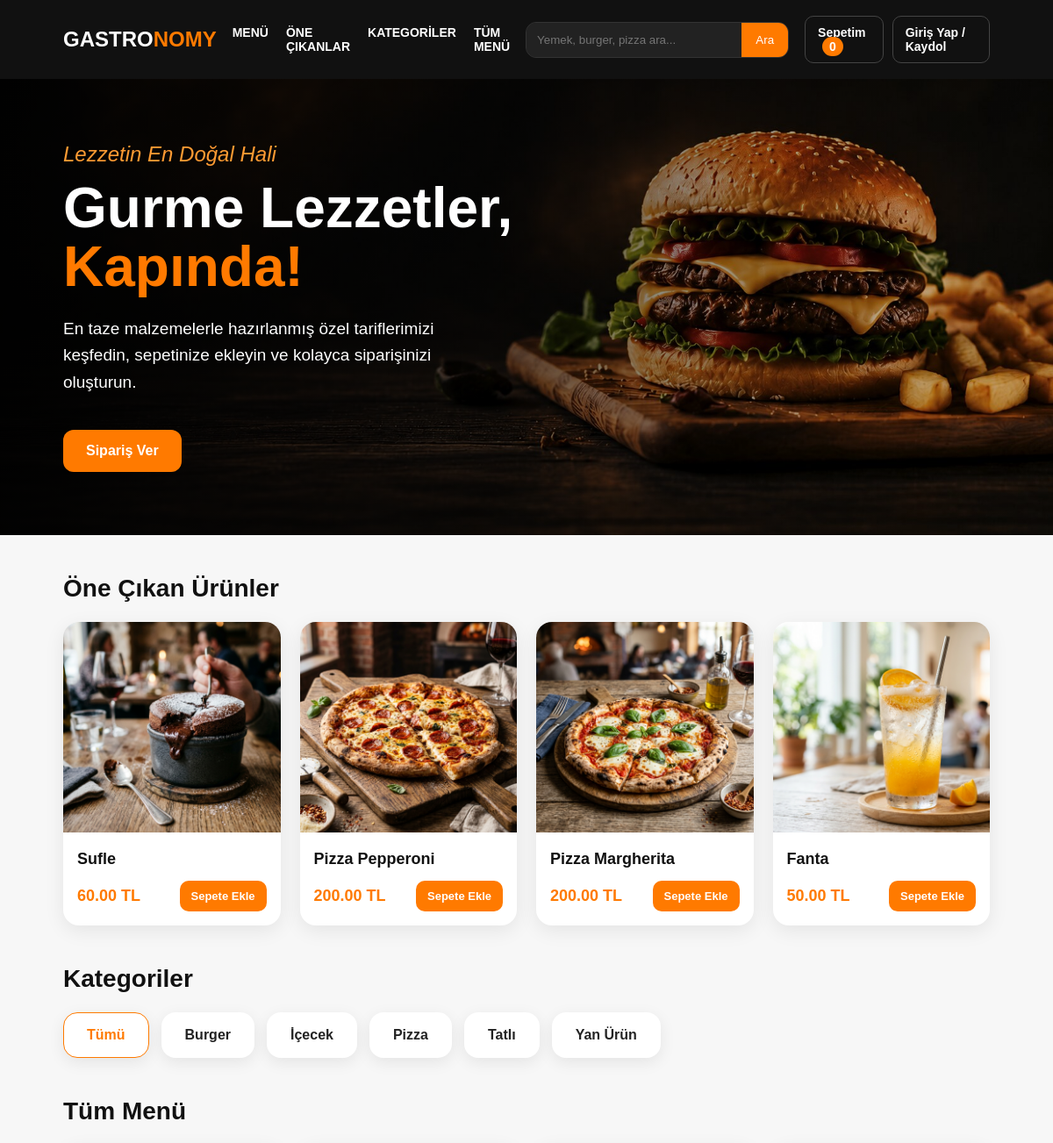
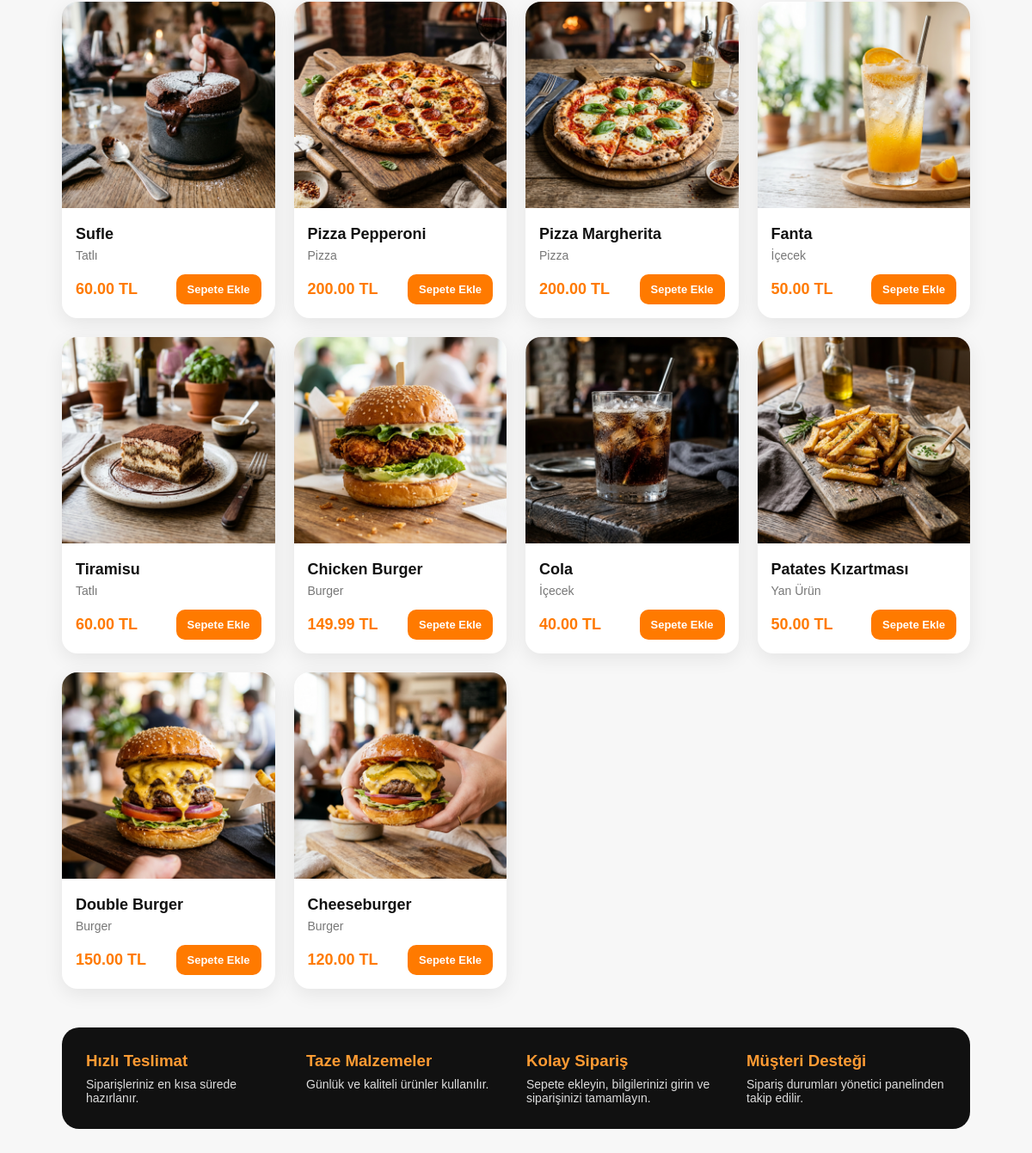
/urunler.php, run on the app's committed database (2 pictures, top to bottom).
### tables this page shows
CREATE TABLE `urunler` (
  `id` int(11) NOT NULL,
  `urun_adi` varchar(100) NOT NULL,
  `kategori` varchar(50) DEFAULT NULL,
  `aciklama` text DEFAULT NULL,
  `fiyat` decimal(10,2) NOT NULL,
  `gorsel_yolu` varchar(255) DEFAULT NULL,
  `stok_durumu` tinyint(1) DEFAULT 1,
  `stok_miktari` int(11) NOT NULL DEFAULT 10
);

### urunler.php (the view, shortened to what this page needs)
<?php
include "db.php";
$kategori = $_GET["kategori"] ?? "Tümü";
$arama = trim($_GET["arama"] ?? "");
$aramaYapildi = $arama !== "";
$kategorilerResult = $conn->query("SELECT DISTINCT kategori FROM urunler ORDER BY kategori ASC");
if ($kategori !== "Tümü" && $arama !== "") {
    $stmt = $conn->prepare("SELECT * FROM urunler WHERE kategori = ? AND urun_adi LIKE ? ORDER BY id DESC");
    $like = "%".$arama."%";
    $stmt->bind_param("ss", $kategori, $like);
    $stmt->execute();
    $result = $stmt->get_result();
} elseif ($kategori !== "Tümü") {
    $stmt = $conn->prepare("SELECT * FROM urunler WHERE kategori = ? ORDER BY id DESC");
    $stmt->bind_param("s", $kategori);
    $stmt->execute();
    $result = $stmt->get_result();
} elseif ($arama !== "") {
    $stmt = $conn->prepare("SELECT * FROM urunler WHERE urun_adi LIKE ? ORDER BY id DESC");
    $like = "%".$arama."%";
    $stmt->bind_param("s", $like);
    $stmt->execute();
    $result = $stmt->get_result();
} else {
    $result = $conn->query("SELECT * FROM urunler ORDER BY id DESC");
}
$featured = $conn->query("SELECT * FROM urunler WHERE stok_miktari > 0 ORDER BY id DESC LIMIT 4");
$sepetAdet = isset($_SESSION["cart"]) ? array_sum(array_column($_SESSION["cart"], "adet")) : 0;
?>
<!DOCTYPE html>
<html lang="tr">
<head>
</head>
<body>
<nav class="navbar">
    <div class="logo">GASTRO<span>NOMY</span></div>
    <div class="nav-links">
        <a href="#top">MENÜ</a>
        <a href="#one-cikanlar">ÖNE ÇIKANLAR</a>
        <a href="#kategoriler">KATEGORİLER</a>
        <a href="#menu">TÜM MENÜ</a>
    </div>
    <form class="search-box" method="get" action="urunler.php#menu">
        <input type="text" name="arama" placeholder="Yemek, burger, pizza ara..." value="<?php echo htmlspecialchars($arama); ?>">
        <button type="submit">Ara</button>
    </form>
    <div class="right-menu">
        <a class="cart-btn" href="sepet.php">Sepetim <span class="cart-count"><?php echo $sepetAdet; ?></span></a>
        <?php if (isset($_SESSION["user_id"])): ?>
            <a class="login-btn" href="profil.php">
                <?php echo htmlspecialchars($_SESSION["user_name"]); ?>
            </a>
            <a class="login-btn" href="user-logout.php">Çıkış</a>
        <?php else: ?>
            <a class="login-btn" href="login.php">Giriş Yap / Kaydol</a>
        <?php endif; ?>
    </div>
</nav>
<?php if (!$aramaYapildi): ?>
<section class="hero">
    <div class="hero-content">
        <div class="small">Lezzetin En Doğal Hali</div>
        <h1>Gurme Lezzetler,<br><span>Kapında!</span></h1>
        <p>En taze malzemelerle hazırlanmış özel tariflerimizi keşfedin, sepetinize ekleyin ve kolayca siparişinizi oluşturun.</p>
        <a class="hero-btn" href="#menu">Sipariş Ver</a>
    </div>
</section>
<?php endif; ?>
<?php if (!$aramaYapildi): ?>
<section id="one-cikanlar" class="container">
    <div class="section-head">
        <h2>Öne Çıkan Ürünler</h2>
    </div>
    <div class="featured-grid">
        <?php if ($featured && $featured->num_rows > 0): ?>
            <?php while ($row = $featured->fetch_assoc()): ?>
                <?php
                    $urunId = (int)$row["id"];
                    $stokMiktari = (int)$row["stok_miktari"];
                    $sepettekiAdet = isset($_SESSION["cart"][$urunId]) ? (int)$_SESSION["cart"][$urunId]["adet"] : 0;
                    $kalanStok = $stokMiktari - $sepettekiAdet;
                ?>
                <div class="product-card">
                    <?php if (!empty($row["gorsel_yolu"])): ?>
                        <img src="<?php echo htmlspecialchars($row["gorsel_yolu"]); ?>" alt="<?php echo htmlspecialchars($row["urun_adi"]); ?>">
                    <?php endif; ?>
                    <div class="product-body">
                        <div class="product-title"><?php echo htmlspecialchars($row["urun_adi"]); ?></div>
                        <div class="product-bottom">
                            <div class="price"><?php echo number_format((float)$row["fiyat"], 2); ?> TL</div>
                            <?php if ($kalanStok > 0): ?>
                                <a class="btn" href="sepete-ekle.php?id=<?php echo $urunId; ?>">Sepete Ekle</a>
                            <?php else: ?>
                                <span class="btn btn-disabled">Tükendi</span>
                            <?php endif; ?>
                        </div>
                    </div>
                </div>
            <?php endwhile; ?>
        <?php endif; ?>
    </div>
</section>
<?php endif; ?>
<?php if (!$aramaYapildi): ?>
<section id="kategoriler" class="container">
    <div class="section-head">
        <h2>Kategoriler</h2>
    </div>
    <div class="filters">
        <a class="filter-btn <?php echo $kategori === 'Tümü' ? 'active' : ''; ?>" href="urunler.php#menu">Tümü</a>
        <?php if ($kategorilerResult && $kategorilerResult->num_rows > 0): ?>
            <?php while ($kat = $kategorilerResult->fetch_assoc()): ?>
                <a class="filter-btn <?php echo $kategori === $kat["kategori"] ? 'active' : ''; ?>"
                   href="urunler.php?kategori=<?php echo urlencode($kat["kategori"]); ?>#menu">
                    <?php echo htmlspecialchars($kat["kategori"]); ?>
                </a>
            <?php endwhile; ?>
        <?php endif; ?>
    </div>
</section>
<?php endif; ?>
<section id="menu" class="container">
    <div class="section-head">
        <h2>
            <?php if ($aramaYapildi): ?>
                "<?php echo htmlspecialchars($arama); ?>" için arama sonuçları
            <?php else: ?>
                Tüm Menü
            <?php endif; ?>
        </h2>
    </div>
    <div class="product-grid">
        <?php if ($result && $result->num_rows > 0): ?>
            <?php while ($row = $result->fetch_assoc()): ?>
                <?php
                    $urunId = (int)$row["id"];
                    $stokMiktari = (int)$row["stok_miktari"];
                    $sepettekiAdet = isset($_SESSION["cart"][$urunId]) ? (int)$_SESSION["cart"][$urunId]["adet"] : 0;
                    $kalanStok = $stokMiktari - $sepettekiAdet;
                ?>
                <div class="product-card" id="urun-<?php echo $urunId; ?>">
                    <?php if (!empty($row["gorsel_yolu"])): ?>
                        <img src="<?php echo htmlspecialchars($row["gorsel_yolu"]); ?>" alt="<?php echo htmlspecialchars($row["urun_adi"]); ?>">
                    <?php endif; ?>
                    <div class="product-body">
                        <div class="product-title"><?php echo htmlspecialchars($row["urun_adi"]); ?></div>
                        <div class="category"><?php echo htmlspecialchars($row["kategori"]); ?></div>
                        <div class="product-bottom">
                            <div class="price"><?php echo number_format((float)$row["fiyat"], 2); ?> TL</div>
                            <?php if ($kalanStok > 0): ?>
                                <a class="btn" href="sepete-ekle.php?id=<?php echo $urunId; ?>&return=<?php echo urlencode($_SERVER['REQUEST_URI'] . '#urun-' . $urunId); ?>">Sepete Ekle</a>
                            <?php else: ?>
                                <span class="btn btn-disabled">Tükendi</span>
                            <?php endif; ?>
                        </div>
                    </div>
                </div>
            <?php endwhile; ?>
        <?php else: ?>
            <p>Ürün bulunamadı.</p>
        <?php endif; ?>
    </div>
    <div class="features">
        <div class="feature">
            <h3>Hızlı Teslimat</h3>
            <p>Siparişleriniz en kısa sürede hazırlanır.</p>
        </div>
        <div class="feature">
            <h3>Taze Malzemeler</h3>
            <p>Günlük ve kaliteli ürünler kullanılır.</p>
        </div>
        <div class="feature">
            <h3>Kolay Sipariş</h3>
            <p>Sepete ekleyin, bilgilerinizi girin ve siparişinizi tamamlayın.</p>
        </div>
        <div class="feature">
            <h3>Müşteri Desteği</h3>
            <p>Sipariş durumları yönetici panelinden takip edilir.</p>
        </div>
    </div>
</section>
</body>
</html>

### urunler.php (style rules this page uses)
* { box-sizing: border-box; }
body { margin: 0; font-family: Arial, sans-serif; background: #f7f7f7; color: #111; }
.navbar { background: #111; color: white; padding: 18px 6%; display: flex; align-items: center; justify-content: space-between; gap: 18px; position: sticky; top: 0; z-index: 100; }
.logo { font-size: 24px; font-weight: bold; }
.logo span { color: #ff7a00; }
.nav-links { display: flex; gap: 20px; }
.nav-links a { color: white; text-decoration: none; font-size: 14px; font-weight: bold; }
.search-box { display: flex; background: #222; border: 1px solid #333; border-radius: 12px; overflow: hidden; min-width: 300px; }
.search-box input { flex: 1; padding: 12px; border: none; outline: none; background: #222; color: white; }
.search-box button { border: none; background: #ff7a00; color: white; padding: 0 16px; cursor: pointer; }
.right-menu { display: flex; align-items: center; gap: 10px; }
.cart-btn, .login-btn { color: white; text-decoration: none; border: 1px solid #444; padding: 10px 14px; border-radius: 10px; font-size: 14px; font-weight: bold; }
.cart-count { background: #ff7a00; padding: 3px 8px; border-radius: 20px; margin-left: 5px; }
.hero { width: 100%; height: 520px; max-height: 520px; background: linear-gradient(90deg, rgba(0,0,0,0.92), rgba(0,0,0,0.55), rgba(0,0,0,0.15)), url("images/Hero/hero-burger.jpg") center center / cover no-repeat; display: flex; align-items: center; padding: 70px 6%; color: white; }
.hero-content { max-width: 620px; }
.hero-content .small { color: #ff9b33; font-size: 24px; font-style: italic; margin-bottom: 14px; }
.hero-content h1 { font-size: 64px; line-height: 1.05; margin: 0 0 22px; }
.hero-content h1 span { color: #ff7a00; }
.hero-content p { font-size: 19px; line-height: 1.6; max-width: 500px; }
.hero-btn { display: inline-block; margin-top: 20px; background: #ff7a00; color: white; padding: 15px 26px; text-decoration: none; border-radius: 12px; font-weight: bold; }
.container { width: 88%; margin: 45px auto; }
.section-head { display: flex; justify-content: space-between; align-items: center; margin-bottom: 22px; }
.section-head h2 { margin: 0; font-size: 28px; }
.featured-grid, .product-grid { display: grid; grid-template-columns: repeat(4, 1fr); gap: 22px; }
.product-card { background: white; border-radius: 18px; overflow: hidden; box-shadow: 0 6px 22px rgba(0,0,0,0.08); transition: 0.2s; }
.product-card img { width: 100%; height: 240px; object-fit: cover; }
.product-body { padding: 16px; }
.product-title { font-size: 18px; font-weight: bold; margin-bottom: 6px; }
.category { color: #777; font-size: 14px; margin-bottom: 8px; }
.product-bottom { display: flex; align-items: center; justify-content: space-between; margin-top: 14px; gap: 10px; }
.price { color: #ff7a00; font-size: 18px; font-weight: bold; }
.btn { background: #ff7a00; color: white; text-decoration: none; border-radius: 10px; padding: 10px 13px; font-size: 13px; font-weight: bold; white-space: nowrap; }
.filters { display: flex; flex-wrap: wrap; gap: 14px; }
.filter-btn { background: white; color: #222; text-decoration: none; padding: 16px 26px; border-radius: 16px; box-shadow: 0 5px 18px rgba(0,0,0,0.08); border: 1px solid transparent; font-weight: bold; }
.filter-btn.active { border-color: #ff7a00; color: #ff7a00; }
.features { background: #111; color: white; border-radius: 20px; padding: 28px; display: grid; grid-template-columns: repeat(4, 1fr); gap: 24px; margin-top: 45px; }
.feature h3 { color: #ff9b33; margin: 0 0 8px; }
.feature p { margin: 0; color: #ddd; font-size: 14px; }
html { scroll-behavior: smooth; }
section { scroll-margin-top: 200px; }

### data on the page
urunler: shows a picture, urun_adi "Sufle", fiyat "60.00", kategori "Tatlı"
urunler: shows a picture, urun_adi "Pizza Pepperoni", fiyat "200.00", kategori "Pizza"
urunler: shows a picture, urun_adi "Pizza Margherita", fiyat "200.00", kategori "Pizza"
urunler: shows a picture, urun_adi "Fanta", fiyat "50.00", kategori "İçecek"
urunler: shows a picture, urun_adi "Tiramisu", kategori "Tatlı", fiyat "60.00"
urunler: shows a picture, urun_adi "Chicken Burger", kategori "Burger", fiyat "149.99"
urunler: shows a picture, urun_adi "Cola", kategori "İçecek", fiyat "40.00"
urunler: shows a picture, urun_adi "Patates Kızartması", kategori "Yan Ürün", fiyat "50.00"
urunler: shows a picture, urun_adi "Double Burger", kategori "Burger", fiyat "150.00"
urunler: shows a picture, urun_adi "Cheeseburger", kategori "Burger", fiyat "120.00"

### other printed values
$sepetAdet "0"
$kat["kategori"] "Burger"
$kat["kategori"] "İçecek"
$kat["kategori"] "Pizza"
$kat["kategori"] "Tatlı"
$kat["kategori"] "Yan Ürün"
